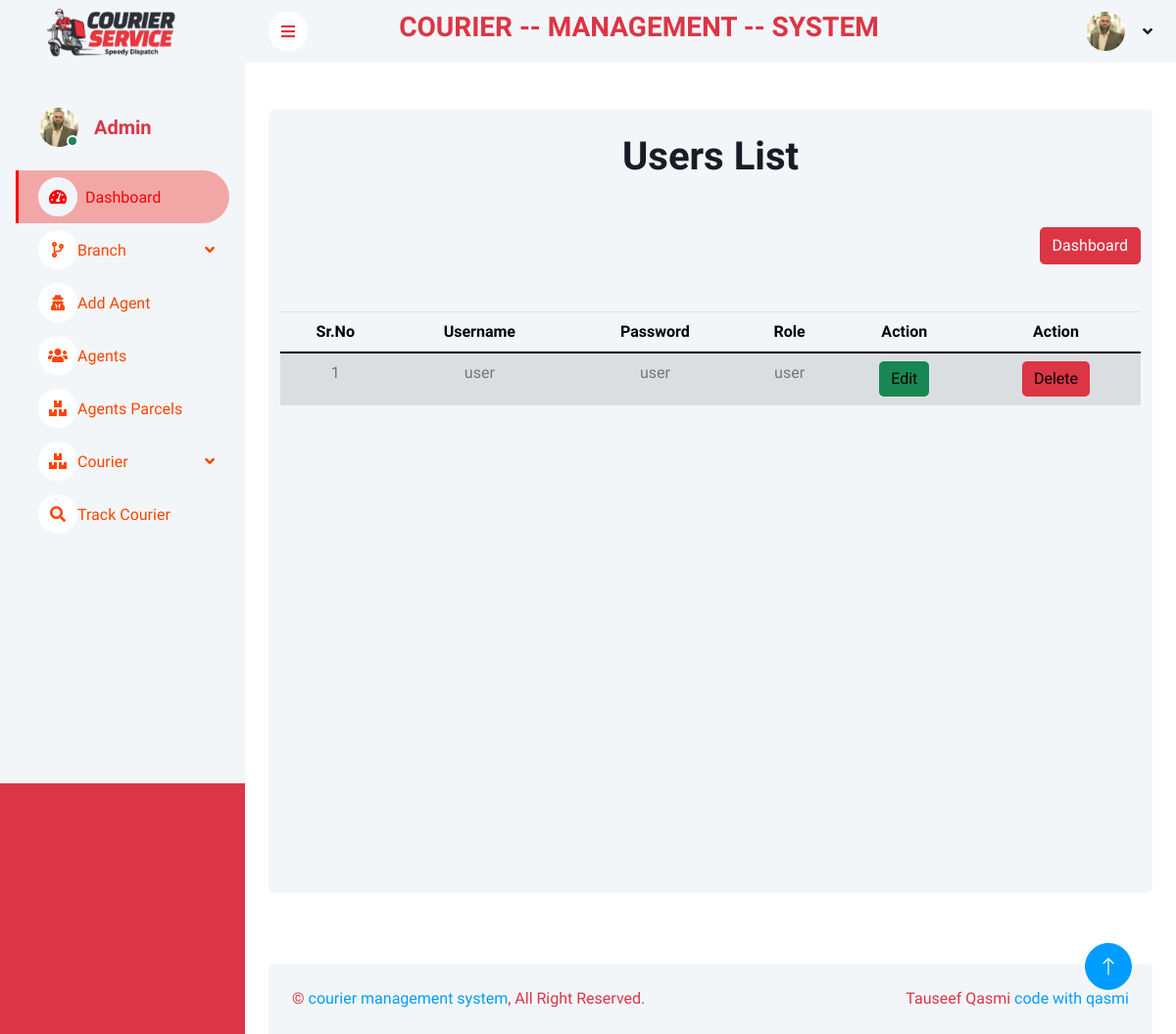
The page /userlist.php on the database as committed earlier.
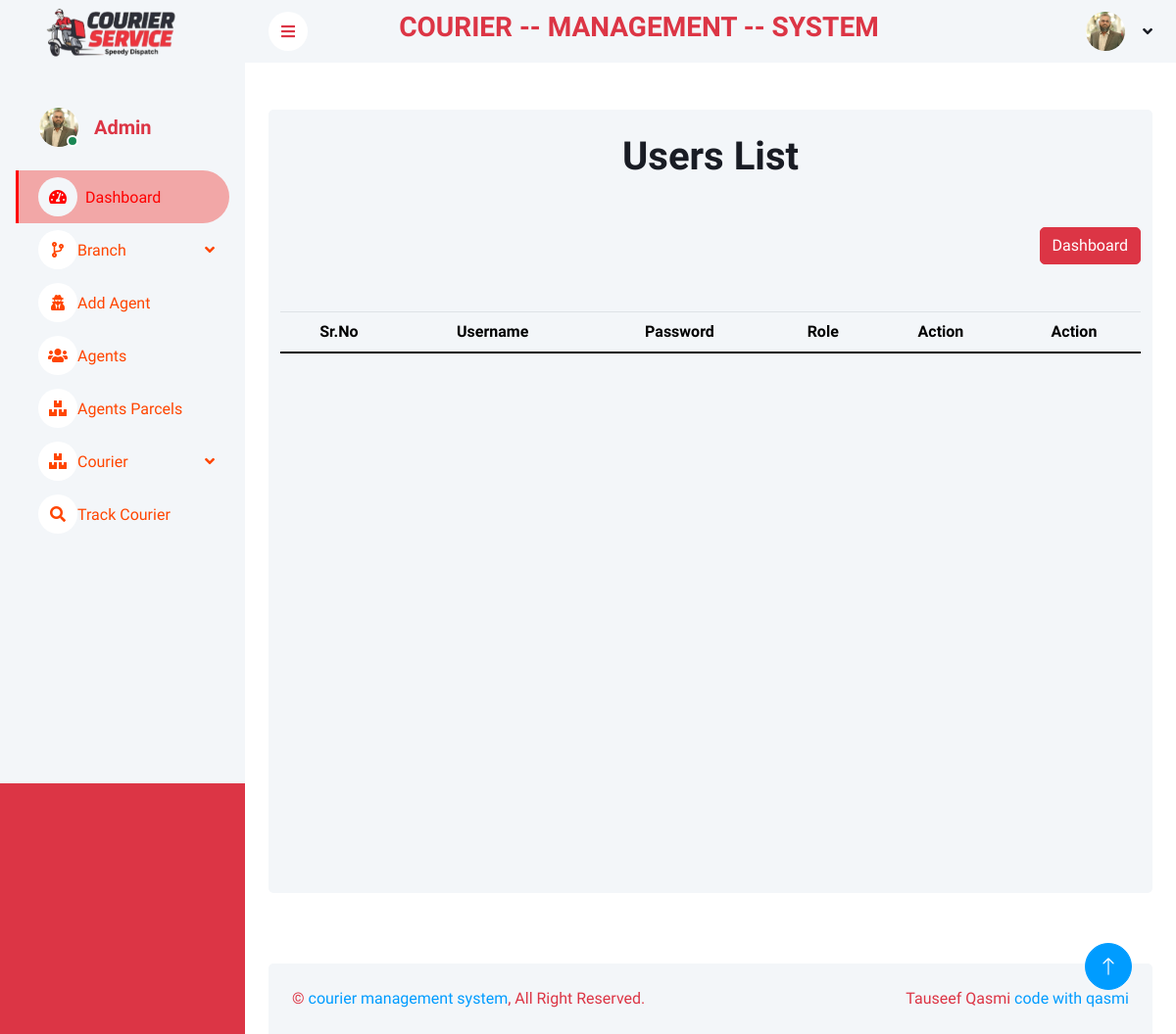
The same page on the database as committed later.
### tables this page shows
CREATE TABLE `users` (
  `id` int(11) NOT NULL,
  `uemail` varchar(30) NOT NULL,
  `uname` varchar(20) NOT NULL,
  `upwd` varchar(10) NOT NULL,
  `role` varchar(20) NOT NULL,
  `branch_name` varchar(50) NOT NULL,
  `branch_city` varchar(20) NOT NULL,
  `added_date` datetime NOT NULL,
  `password_reset_token` varchar(500) NOT NULL
);

### userlist.php (the view, shortened to what this page needs)
<?php
include("connection.php");
?>
<?php
include("header.php");
?>
<div class="container">
    <div class="row min-vh-100 bg-light rounded justify-content-center mx-0 m-5">
        <div class="col-md-12 text-center">
        <div>
    <h1 class="mb-5 mt-4">Users List</h1>
    <div class="mb-5 d-flex justify-content-between">
        <a href="dashboard.php" class="btn btn-danger">Dashboard</a>
    </div>
                <div class="table-responsive">
                    <table class="table table-striped">
                        <thead>
                            <tr>
                                <th>Sr.No</th>
                                <th>Username</th>
                                <th>Password</th>
                                <th>Role</th>
                                <th>Action</th>
                                <th>Action</th>
                            </tr>
                        </thead>
                        <tbody>
                            <?php
                            $sql = "SELECT * FROM users WHERE role = 'user'";
                            $stmt = $conn->prepare($sql);
                            $stmt->execute();
                            $result = $stmt->fetchAll(PDO::FETCH_ASSOC);
                            $i = 1;
                            foreach ($result as $data) { ?>
                                <tr>
                                    <td><?php echo $i; ?></td>
                                    <td><?php echo $data['uname']; ?></td>
                                    <td><?php echo $data['upwd']; ?></td>
                                    <td><?php echo $data['role']; ?></td>
                                    <td>
                                        <button class="btn btn-success border-0">
                                            <a href="editRole.php?id=<?php echo $data['id']; ?>" style="text-decoration: none; color: black;">
                                                Edit
                                            </a>
                                        </button>
                                    </td>
                                    <td>
                                        <button class="btn btn-danger border-0">
                                            <a onclick="return confirm('Are you sure you want to delete?')" href="deleteRole.php?id=<?php echo $data['id']; ?>" style="text-decoration: none; color: black;"> Delete
                                            </a>
                                        </button>
                                    </td>
                                </tr>
                            <?php $i++;
                            } ?>
                        </tbody>
                    </table>
                </div>
            </div>
        </div>
    </div>
</div>
<?php
include("footer.php");
?>

Rows that differ between the two databases and show on the page:
removed users: uname "user", upwd "user", role "user"
